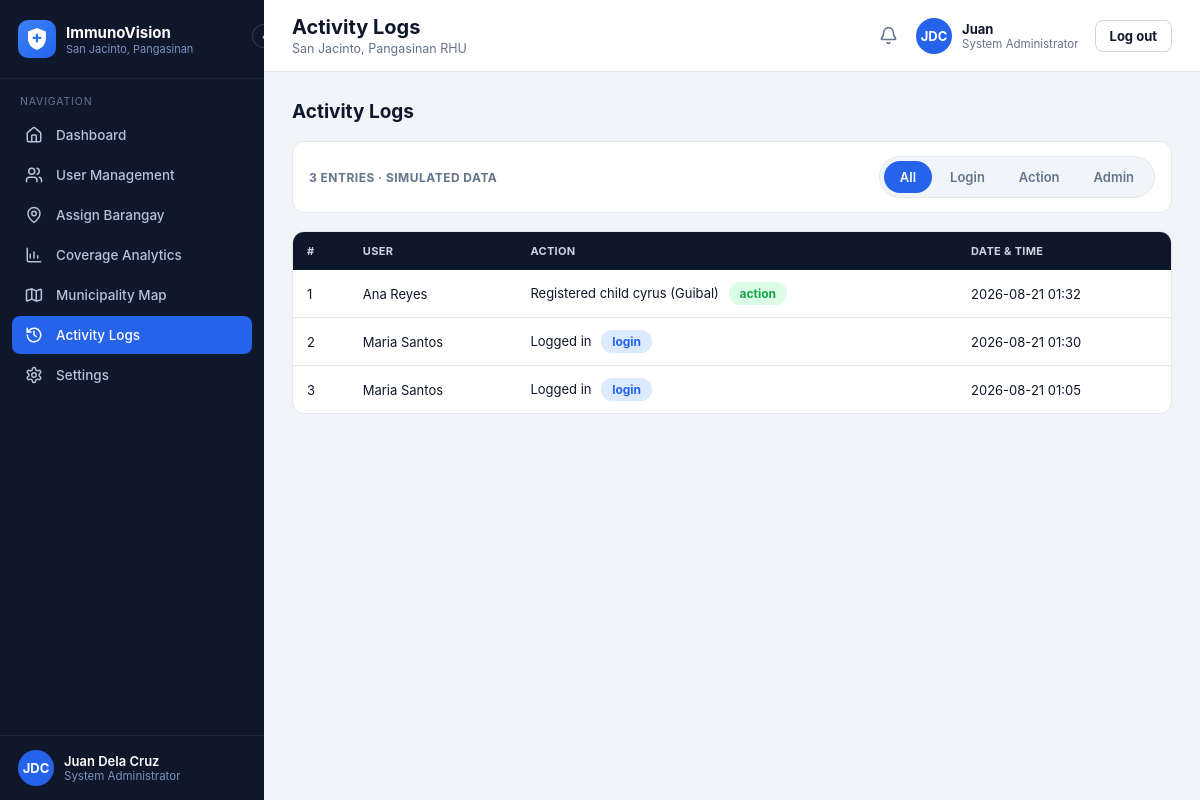
The page /admin/logs (signed in) on the database its author committed.
### models.py (models this page shows, shortened)
class User(UserMixin, db.Model):
    __tablename__ = "users"
    id = db.Column(db.Integer, primary_key=True)
    username = db.Column(db.String(64), unique=True, nullable=False)
    password_hash = db.Column(db.String(255), nullable=False)
    full_name = db.Column(db.String(150), nullable=False)
    role = db.Column(db.String(20), nullable=False)  # admin | rhu | bhw
    barangay_id = db.Column(db.Integer, db.ForeignKey("barangays.id"), nullable=True)
    is_active_flag = db.Column(db.Boolean, default=True, nullable=False)
    created_at = db.Column(db.DateTime, default=datetime.utcnow)
    last_login_at = db.Column(db.DateTime, nullable=True)
    @property
    def is_active(self):
        return self.is_active_flag
    @property
    def role_label(self):
        return {"admin": "System Administrator", "rhu": "RHU Personnel",
                "bhw": "Barangay Health Worker"}.get(self.role, self.role)

class ActivityLog(db.Model):
    __tablename__ = "activity_logs"
    id = db.Column(db.Integer, primary_key=True)
    user_id = db.Column(db.Integer, db.ForeignKey("users.id"), nullable=True)
    action = db.Column(db.String(255), nullable=False)
    created_at = db.Column(db.DateTime, default=datetime.utcnow)
    user = db.relationship("User")

### app.py (the view)
@admin_bp.route("/logs")
def logs():
    return render_template("admin_logs.html", **_admin_ctx(
        "logs", page_title="Activity Logs", logs=ActivityLog.query.order_by(ActivityLog.created_at.desc()).limit(200).all(),
        type_filter=request.args.get("type", "All"),
    ))

### app.py (called while the page is built)
def create_app():
    app = Flask(__name__)
    app.config["SECRET_KEY"] = os.environ.get("SECRET_KEY", "dev-secret-key-change-in-production")
    app.config["SQLALCHEMY_DATABASE_URI"] = os.environ.get(
        "DATABASE_URL", f"sqlite:///{DB_PATH}"
    )
    app.config["SQLALCHEMY_TRACK_MODIFICATIONS"] = False
    os.makedirs(os.path.dirname(DB_PATH), exist_ok=True)
    db.init_app(app)
    login_manager.init_app(app)
    app.register_blueprint(auth_bp)
    app.register_blueprint(rhu_bp)
    app.register_blueprint(bhw_bp)
    app.register_blueprint(admin_bp)
    app.register_blueprint(api_bp)
    @login_manager.user_loader
    def load_user(user_id):
        return db.session.get(User, int(user_id))
    @app.context_processor
    def inject_globals():
        return {"today": date.today()}
    return app

def role_required(*roles):
    from functools import wraps
    def decorator(view_func):
        @wraps(view_func)
        def wrapped(*args, **kwargs):
            if not current_user.is_authenticated or current_user.role not in roles:
                abort(403)
            return view_func(*args, **kwargs)
        return wrapped
    return decorator

def build_nav(spec):
    return [{"key": k, "icon": i, "label": l, "url": url_for(e)} for k, i, l, e in spec]

def _admin_ctx(active, **extra):
    return dict(role="admin", nav_items=build_nav(ADMIN_NAV), active=active, current_user=current_user,
                unread_count=0, notif_url="#", **extra)

@admin_bp.before_request
@login_required
@role_required("admin")
def _admin_guard():
    pass

### templates/admin_logs.html
{% extends "layout_app.html" %}
{% from "_icons.html" import icon %}
{% block content %}
<div class="page-head"><h2>Activity Logs</h2></div>
<div class="filter-bar">
  <span class="flabel">{{ logs|length }} entries · Simulated data</span>
  <div class="pill-tabs" style="margin:0;margin-left:auto;">
    <a class="pill-tab {{ 'active' if type_filter=='All' }}" href="{{ url_for('admin.logs', type='All') }}">All</a>
    <a class="pill-tab {{ 'active' if type_filter=='Login' }}" href="{{ url_for('admin.logs', type='Login') }}">Login</a>
    <a class="pill-tab {{ 'active' if type_filter=='Action' }}" href="{{ url_for('admin.logs', type='Action') }}">Action</a>
    <a class="pill-tab {{ 'active' if type_filter=='Admin' }}" href="{{ url_for('admin.logs', type='Admin') }}">Admin</a>
  </div>
</div>
<div class="table-wrap auto-height">
<table class="data-table">
<thead><tr><th>#</th><th>User</th><th>Action</th><th>Date &amp; Time</th></tr></thead>
<tbody>
{% for log in logs %}
{% set is_login = 'Logged' in log.action %}
{% set is_admin = 'Created user' in log.action or 'Disabled' in log.action or 'Enabled' in log.action or 'Reassigned' in log.action %}
{% set cat = 'Login' if is_login else ('Admin' if is_admin else 'Action') %}
{% if type_filter == 'All' or type_filter == cat %}
<tr>
  <td>{{ loop.index }}</td>
  <td>{{ log.user.full_name if log.user else 'System' }}</td>
  <td>{{ log.action }} <span class="badge badge-{{ 'blue' if cat=='Login' else 'purple' if cat=='Admin' else 'green' }}" style="margin-left:6px;">{{ cat|lower }}</span></td>
  <td>{{ log.created_at.strftime('%Y-%m-%d %H:%M') }}</td>
</tr>
{% endif %}
{% else %}
<tr><td colspan="4"><div class="empty-state"><div class="ic">{{ icon('history', 34) }}</div><div class="t">No activity yet</div></div></td></tr>
{% endfor %}
</tbody>
</table>
</div>
{% endblock %}

### templates/layout_app.html (shortened to what this page needs)
{% extends "base.html" %}
{% from "_brand.html" import brand_mark %}
{% from "_icons.html" import icon %}
{% block body %}
<div class="app-shell">
  <aside class="sidebar" id="sidebar">
    <div class="sidebar-header">
      {{ brand_mark(38, 10) }}
      <div class="brand-text">
        <div class="t1">ImmunoVision</div>
        <div class="t2">San Jacinto, Pangasinan</div>
      </div>
      <button class="sidebar-toggle" id="sidebarToggle" type="button" title="Collapse sidebar">‹</button>
    </div>
    <div class="sidebar-section-label">Navigation</div>
    <nav class="sidebar-nav">
      {% for item in nav_items %}
      <a class="nav-item {% if item.key == active %}active{% endif %}" href="{{ item.url }}">
        <span class="icon">{{ icon(item.icon, 18) }}</span>
        <span class="label">{{ item.label }}</span>
      </a>
      {% endfor %}
    </nav>
    <div class="sidebar-footer">
      <div class="avatar-chip">{{ current_user.full_name.split(' ')|map('first')|join('') }}</div>
      <div class="who">
        <div class="name">{{ current_user.full_name }}</div>
        <div class="role">{{ current_user.role_label }}</div>
      </div>
    </div>
  </aside>
  <div class="main-col">
    <header class="topbar">
      <div>
        <h1>{% block page_title %}{{ page_title|default('') }}{% endblock %}</h1>
        <div class="subtitle">{% block page_subtitle %}{{ page_subtitle|default('San Jacinto, Pangasinan RHU') }}{% endblock %}</div>
      </div>
      <div class="topbar-right">
        <a href="{{ notif_url|default('#') }}" class="bell-btn" title="Notifications">{{ icon('bell', 19) }}{% if unread_count and unread_count > 0 %}<span class="bell-dot"></span>{% endif %}</a>
        <div class="account-chip">
          <div class="avatar-chip">{{ current_user.full_name.split(' ')|map('first')|join('') }}</div>
          <div class="who">
            <div class="name">{{ current_user.full_name.split(' ')[0] }}</div>
            <div class="role">{{ current_user.role_label }}</div>
          </div>
          <a href="{{ url_for('auth.logout') }}" class="btn btn-outline btn-sm" style="margin-left:6px;">Log out</a>
        </div>
      </div>
    </header>
    <main class="content">
      {% block content %}{% endblock %}
    </main>
  </div>
</div>
{% endblock %}

### rows shown on the page
User: full_name "Juan Dela Cruz", role_label "System Administrator", full_name "Juan"
ActivityLog: user "Ana Reyes", action "Registered child cyrus (Guibal)", cat "action", created_at "2026-08-21 01:32"
ActivityLog: user "Maria Santos", action "Logged in", cat "login", created_at "2026-08-21 01:30"
ActivityLog: user "Maria Santos", action "Logged in", cat "login", created_at "2026-08-21 01:05"

### other values the page prints
{{ item.label }} "Dashboard" "User Management" "Assign Barangay" "Coverage Analytics" "Municipality Map" "Activity Logs" "Settings"
{{ current_user.full_name.split(' ')|map('first')|join('') }} "JDC"
{{ page_title|default('') }} "Activity Logs"
{{ page_subtitle|default('San Jacinto, Pangasinan RHU') }} "San Jacinto, Pangasinan RHU"
{{ logs|length }} "3"
